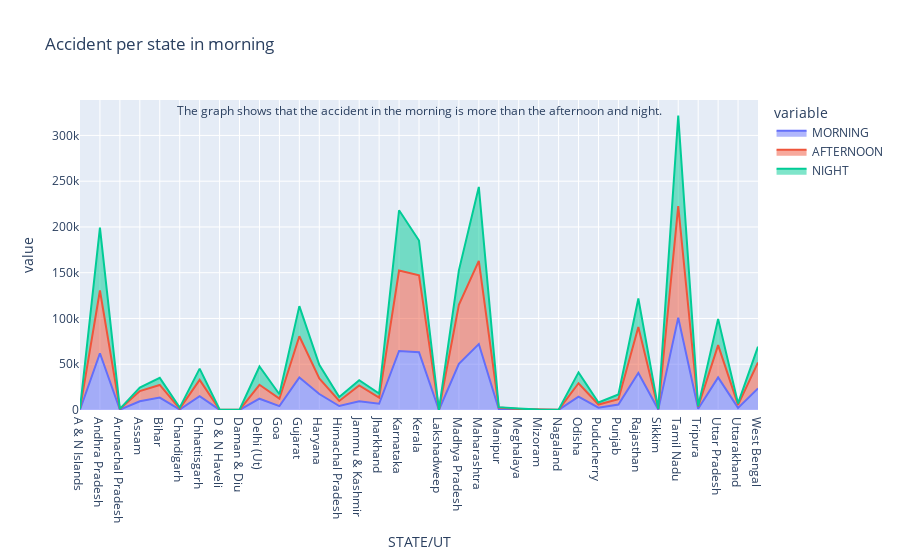

The notebook cell saved with this chart:
### Code cell
# accident per state in morning
time = ['MORNING','AFTERNOON','NIGHT']
fig = px.area(grouped_obj, x=grouped_obj.index, y=time, title='Accident per state in morning')
conclusion = 'The graph shows that the accident in the morning is more than the afternoon and night.'
fig.add_annotation(text=conclusion, xref='paper', yref='paper', x=.5, y=1, showarrow=False, font=dict(size=12))
fig.show()

### Figure 1 — Plotly figure (JSON) as saved in the notebook; plotly's stock layout.template omitted (floating-point values rounded to 4 significant figures)
{"data": [{"fillpattern": {"shape": ""}, "hovertemplate": "variable=MORNING<br>STATE/UT=%{x}<br>value=%{y}<extra></extra>", "legendgroup": "MORNING", "line": {"color": "#636efa"}, "marker": {"symbol": "circle"}, "mode": "lines", "name": "MORNING", "orientation": "v", "showlegend": true, "stackgroup": "1", "type": "scatter", "x": ["A & N Islands", "Andhra Pradesh", "Arunachal Pradesh", "Assam", "Bihar", "Chandigarh", "Chhattisgarh", "D & N Haveli", "Daman & Diu", "Delhi (Ut)", "Goa", "Gujarat", "Haryana", "Himachal Pradesh", "Jammu & Kashmir", "Jharkhand", "Karnataka", "Kerala", "Lakshadweep", "Madhya Pradesh", "Maharashtra", "Manipur", "Meghalaya", "Mizoram", "Nagaland", "Odisha", "Puducherry", "Punjab", "Rajasthan", "Sikkim", "Tamil Nadu", "Tripura", "Uttar Pradesh", "Uttarakhand", "West Bengal"], "xaxis": "x", "y": [388, 61966, 369, 9540, 13578, 515, 15185, 122, 41, 12333, 4287, 35494, 17454, 4341, 9520, 6841, 64457, 63176, 0, 50441, 72104, 1083, 468, 129, 89, 14693, 2532, 5942, 40398, 439, 100887, 1433, 35622, 2347, 23650], "yaxis": "y"}, {"fillpattern": {"shape": ""}, "hovertemplate": "variable=AFTERNOON<br>STATE/UT=%{x}<br>value=%{y}<extra></extra>", "legendgroup": "AFTERNOON", "line": {"color": "#EF553B"}, "marker": {"symbol": "circle"}, "mode": "lines", "name": "AFTERNOON", "orientation": "v", "showlegend": true, "stackgroup": "1", "type": "scatter", "x": ["A & N Islands", "Andhra Pradesh", "Arunachal Pradesh", "Assam", "Bihar", "Chandigarh", "Chhattisgarh", "D & N Haveli", "Daman & Diu", "Delhi (Ut)", "Goa", "Gujarat", "Haryana", "Himachal Pradesh", "Jammu & Kashmir", "Jharkhand", "Karnataka", "Kerala", "Lakshadweep", "Madhya Pradesh", "Maharashtra", "Manipur", "Meghalaya", "Mizoram", "Nagaland", "Odisha", "Puducherry", "Punjab", "Rajasthan", "Sikkim", "Tamil Nadu", "Tripura", "Uttar Pradesh", "Uttarakhand", "West Bengal"], "xaxis": "x", "y": [607, 68608, 606, 11112, 13785, 949, 17715, 185, 106, 15213, 8081, 45031, 16939, 5581, 17242, 6684, 87973, 84094, 3, 64483, 90801, 1683, 604, 154, 153, 14582, 3426, 5898, 50304, 530, 122016, 2110, 35298, 3268, 28265], "yaxis": "y"}, {"fillpattern": {"shape": ""}, "hovertemplate": "variable=NIGHT<br>STATE/UT=%{x}<br>value=%{y}<extra></extra>", "legendgroup": "NIGHT", "line": {"color": "#00cc96"}, "marker": {"symbol": "circle"}, "mode": "lines", "name": "NIGHT", "orientation": "v", "showlegend": true, "stackgroup": "1", "type": "scatter", "x": ["A & N Islands", "Andhra Pradesh", "Arunachal Pradesh", "Assam", "Bihar", "Chandigarh", "Chhattisgarh", "D & N Haveli", "Daman & Diu", "Delhi (Ut)", "Goa", "Gujarat", "Haryana", "Himachal Pradesh", "Jammu & Kashmir", "Jharkhand", "Karnataka", "Kerala", "Lakshadweep", "Madhya Pradesh", "Maharashtra", "Manipur", "Meghalaya", "Mizoram", "Nagaland", "Odisha", "Puducherry", "Punjab", "Rajasthan", "Sikkim", "Tamil Nadu", "Tripura", "Uttar Pradesh", "Uttarakhand", "West Bengal"], "xaxis": "x", "y": [201, 68580, 223, 3732, 7712, 1133, 12326, 179, 102, 20027, 4827, 33003, 15031, 4345, 5730, 4425, 65768, 37888, 3, 37631, 80807, 343, 478, 135, 71, 11850, 2208, 5172, 31072, 187, 98872, 563, 28643, 1561, 17289], "yaxis": "y"}], "layout": {"annotations": [{"font": {"size": 12}, "showarrow": false, "text": "The graph shows that the accident in the morning is more than the afternoon and night.", "x": 0.5, "xref": "paper", "y": 1, "yref": "paper"}], "legend": {"title": {"text": "variable"}, "tracegroupgap": 0}, "title": {"text": "Accident per state in morning"}, "xaxis": {"anchor": "y", "domain": [0, 1], "title": {"text": "STATE/UT"}}, "yaxis": {"anchor": "x", "domain": [0, 1], "title": {"text": "value"}}}}
